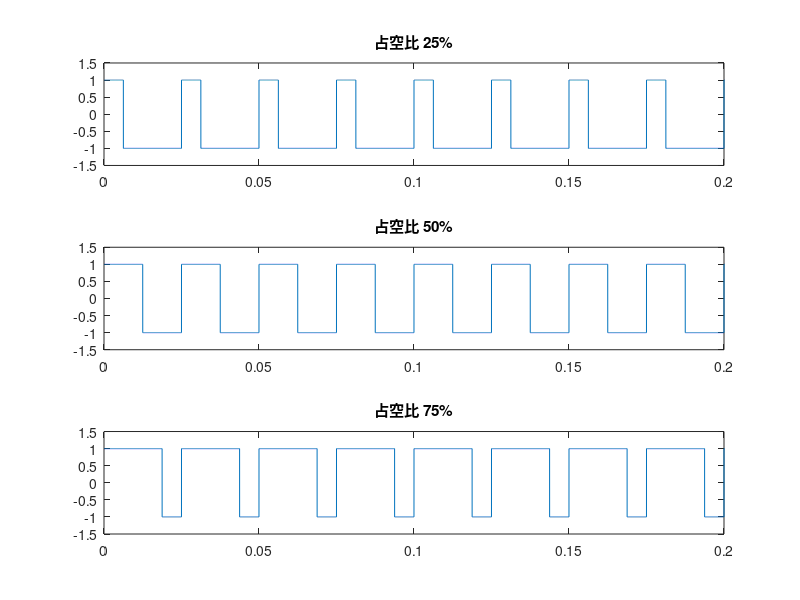

The MATLAB script that drew this image:
% 周期方波信号
clear;  % 清空工作区变量

td = 1 / 100000;         % 采样周期
whos td   % 查看变量类型和大小
disp(td)  % 显示 td 的值
t = 0:td:1;              % 时间向量（1秒）

% 生成不同占空比的方波信号
x1 = square(2*pi*40*t, 25);   % 占空比 25%
x2 = square(2*pi*40*t, 50);   % 占空比 50%
x3 = square(2*pi*40*t, 75);   % 占空比 75%

% 绘图部分
subplot(3,1,1);           % 设置 3 行 1 列子图，绘制第 1 个图
plot(t, x1);
title('占空比 25%');
axis([0 0.2 -1.5 1.5]);   % 设置坐标轴范围

subplot(3,1,2);           % 第 2 个子图
plot(t, x2);
title('占空比 50%');
axis([0 0.2 -1.5 1.5]);

subplot(3,1,3);           % 第 3 个子图
plot(t, x3);
title('占空比 75%');
axis([0 0.2 -1.5 1.5]);
